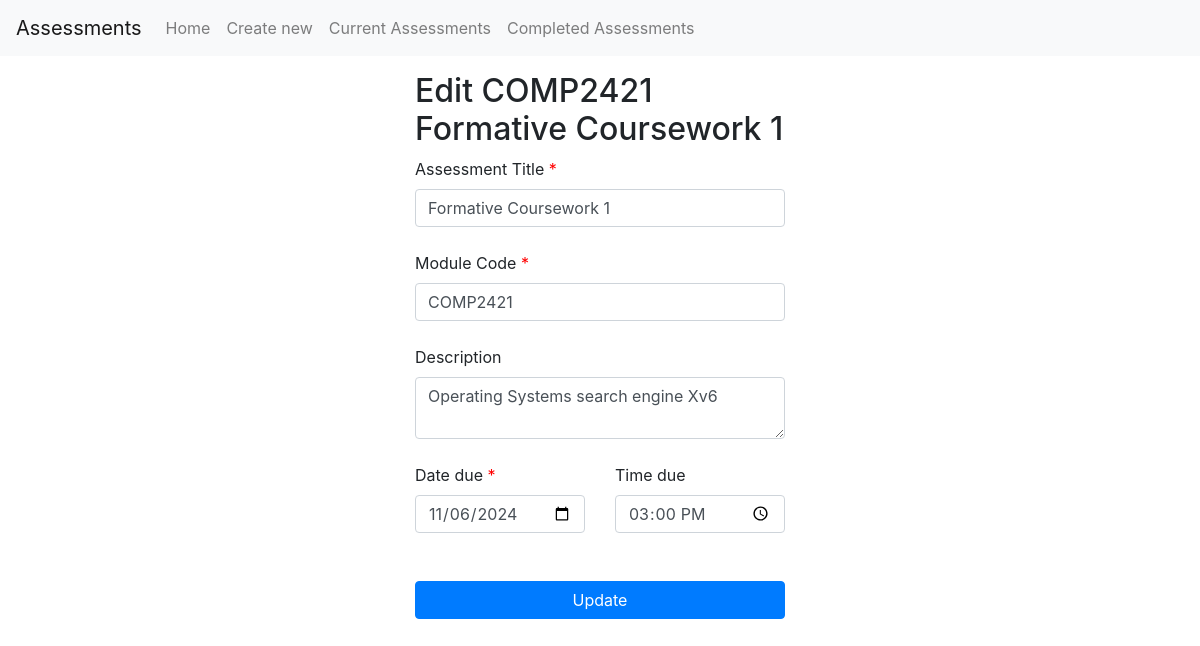
The page /edit/3 on the database its author committed.
### app/models.py (models this page shows)
class Assessment(db.Model):
    id = db.Column(db.Integer, primary_key=True)
    title = db.Column(db.String(80), nullable=False)
    module = db.Column(db.String(10), nullable=False)
    deadline = db.Column(db.DateTime)
    description = db.Column(db.String(500))
    completed = db.Column(db.Boolean, default=False)

### app/views.py (the view, shortened to what this page needs)
@app.route('/edit', methods=['GET', 'POST'])
@app.route('/edit/<int:assessmentId>', methods=['GET', 'POST'])
def editAssessment(assessmentId=None):
    if assessmentId == None:
        return redirect("/")
    assessment = db.session.execute(db.select(Assessment).filter_by(id=assessmentId)).scalar()
    assessment_data = {
        "title": assessment.title,
        "module": assessment.module,
        "description": assessment.description,
        "dueDate": assessment.deadline.date(),
        "dueTime": assessment.deadline.time()
    }
    form = AssessmentForm(data=assessment_data)
    return render_template("assessmentForm.html",
                           title="Edit Assessment",
                           action="edit", # can be (create, edit)
                           assessment=formatAssessment(assessment),
                           form=form
                           )

### app/forms.py
class AssessmentForm(FlaskForm):
    title = StringField("Assessment Title", validators=[DataRequired()])
    module = StringField("Module Code", validators=[DataRequired()])
    description = TextAreaField("Description")
    dueDate = DateField("Date due", validators=[DataRequired()])
    dueTime = TimeField("Time due", default=datetime.time(0, 0))

### app/views.py (called while the page is built)
def formatAssessment(assessment):
    return {
            "id": assessment.id,
            "title": assessment.title,
            "module": assessment.module,
            "description": assessment.description,
            "dueDate": assessment.deadline.strftime("%d/%m/%Y"),
            "dueTime": assessment.deadline.strftime("%H:%M"),
            "completed": assessment.completed
        }

### app/templates/assessmentForm.html
{% extends "base.html" %} {% macro required() -%}
<span style="color: red"> *</span>
{%- endmacro %} {% block content %}
<div class="container-fluid">
  <div class="row">
    <div class="col-12 col-md-3 col-xl-4"></div>
    <div class="col-12 col-md-6 col-xl-4">
      {% if action=="create" %}
      <h2>Create a new Assessment</h2>
      {% else %}
      <h2>Edit {{ assessment.module }} {{ assessment.title }}</h2>
      {% endif %}
      <form action="" method="post" name="assessmentForm">
        {{ form.hidden_tag() }} {{ form.title.label}} {{ required() }} {{
        form.title(class_='form-control') }}
        <br />
        {{ form.module.label }} {{ required() }} {{
        form.module(class_='form-control')}}
        <br />
        {{ form.description.label}} {{ form.description(class_='form-control')}}
        <br />
        <div class="row">
          <div class="col-6">
            {{ form.dueDate.label }} {{ required() }} {{
            form.dueDate(class_='form-control') }}
          </div>
          <div class="col-6">
            {{ form.dueTime.label }} {{ form.dueTime(class='form-control') }}
          </div>
        </div>
        <br /><br />
        <input type="submit" value="{% if action=="create" %}Create{% else
        %}Update{% endif %}" class="btn btn-primary btn-block" />
      </form>
    </div>
  </div>
</div>
{% endblock content %}

### rows shown on the page
Assessment: module "COMP2421", title "Formative Coursework 1", description "Operating Systems search engine Xv6"
